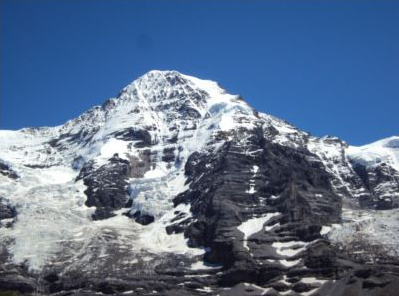
#> input picture Panorama/mtn1.png, 399 x 296 px, found by its file name
$ jupyter execute PanoramaSift.ipynb
#> lines starting #> are read from the running program, lines starting #| are printed output that depends on the picture
[cell 1]
import numpy as np
import matplotlib.pyplot as plt
import cv2

[cell 2]
imPath = '../Images/mtn1.png'
imPath2 = '../Images/mtn2.png'
img1 = cv2.imread(imPath);
#> img1 is the input picture: shape (296, 399, 3); mean B, G, R 142.4, 113.5, 93.2
gray1 = cv2.cvtColor(img1, cv2.COLOR_BGR2GRAY)
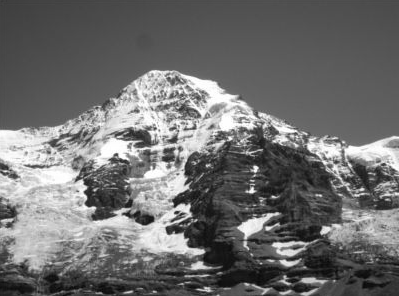
#> gray1: shape (296, 399); min 4, max 255, mean 110.7
img2 = cv2.imread(imPath2);
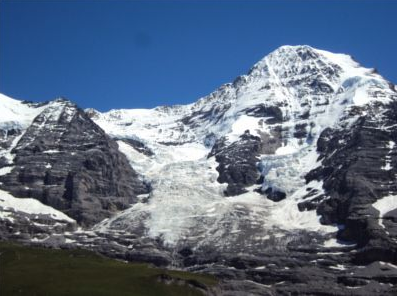
#> input picture Panorama/mtn2.png, 398 x 296 px, found by its file name
#> img2 is the input picture: shape (296, 398, 3); mean B, G, R 130.9, 109, 93.6
gray2 = cv2.cvtColor(img2, cv2.COLOR_BGR2GRAY)
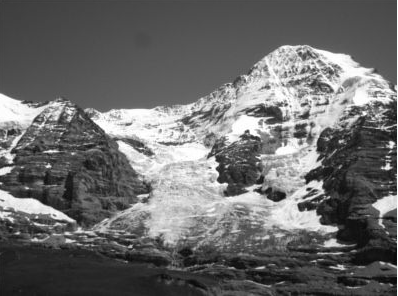
#> gray2: shape (296, 398); min 4, max 255, mean 106.9

[cell 3]
sift = cv2.SIFT_create()
kp = sift.detect(gray1,None)
#> kp = 1445 keypoints; strongest (x, y, size): (252, 191, 3.9), (256, 168, 4.1), (250, 227, 12.6), (176, 212, 2.5)
kp2 = sift.detect(gray2,None)
#> kp2 = 1551 keypoints; strongest (x, y, size): (388, 167, 4.1), (308, 189, 2.4), (391, 144, 4.1), (278, 196, 9.5)

[cell 4]
img = cv2.drawKeypoints(gray1,kp,img1,flags=cv2.DRAW_MATCHES_FLAGS_DRAW_RICH_KEYPOINTS)
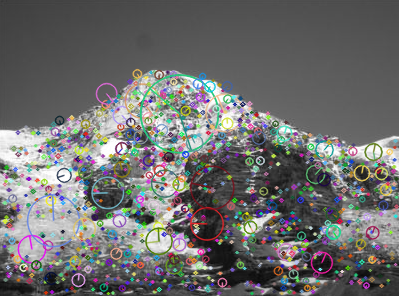
#> img: shape (296, 399, 3); mean B, G, R 109.1, 109.6, 109.7
img2 = cv2.drawKeypoints(gray2,kp2,img2,flags=cv2.DRAW_MATCHES_FLAGS_DRAW_RICH_KEYPOINTS)
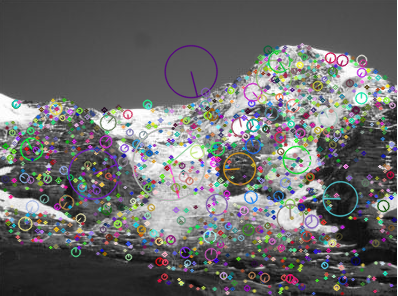
#> img2: shape (296, 398, 3); mean B, G, R 107.1, 106.8, 106.7

[cell 5]
plt.imshow(img[:,:,::-1])

[cell 6]
plt.subplot(121)
plt.imshow(img[:,:,::-1])
plt.subplot(122)
plt.imshow(img2[:,:,::-1])
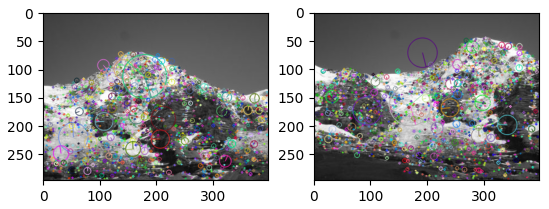
#> figure drawn by matplotlib, 2 panels

[cell 7]
img1 = cv2.imread(imPath);
gray1 = cv2.cvtColor(img1, cv2.COLOR_BGR2GRAY)
img2 = cv2.imread(imPath2);
gray2 = cv2.cvtColor(img2, cv2.COLOR_BGR2GRAY)
sift = cv2.SIFT_create()

[cell 8]
kp1, des1 = sift.detectAndCompute(img1, None)
#> kp1 has the same summary as kp
kp2, des2 = sift.detectAndCompute(img2, None)

[cell 9]
bf = cv2.BFMatcher(cv2.NORM_L2, crossCheck=True)

[cell 10]
matches = bf.match(des1, des2)
#> matches = 818 matches

[cell 11]
matches = sorted(matches, key=lambda x:x.distance)

[cell 12]
img3 = cv2.drawMatches(img1, kp1, img2, kp2, matches[:20], img2, flags=2)
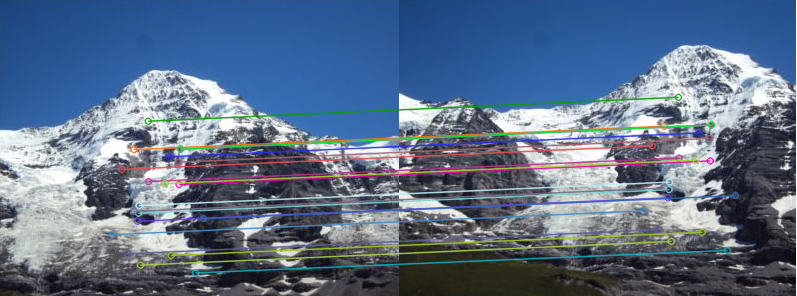
#> img3: shape (296, 797, 3); mean B, G, R 136.9, 112.1, 93.9

[cell 13]
plt.figure(figsize=(15,20))
plt.imshow(img3[:,:,::-1])
